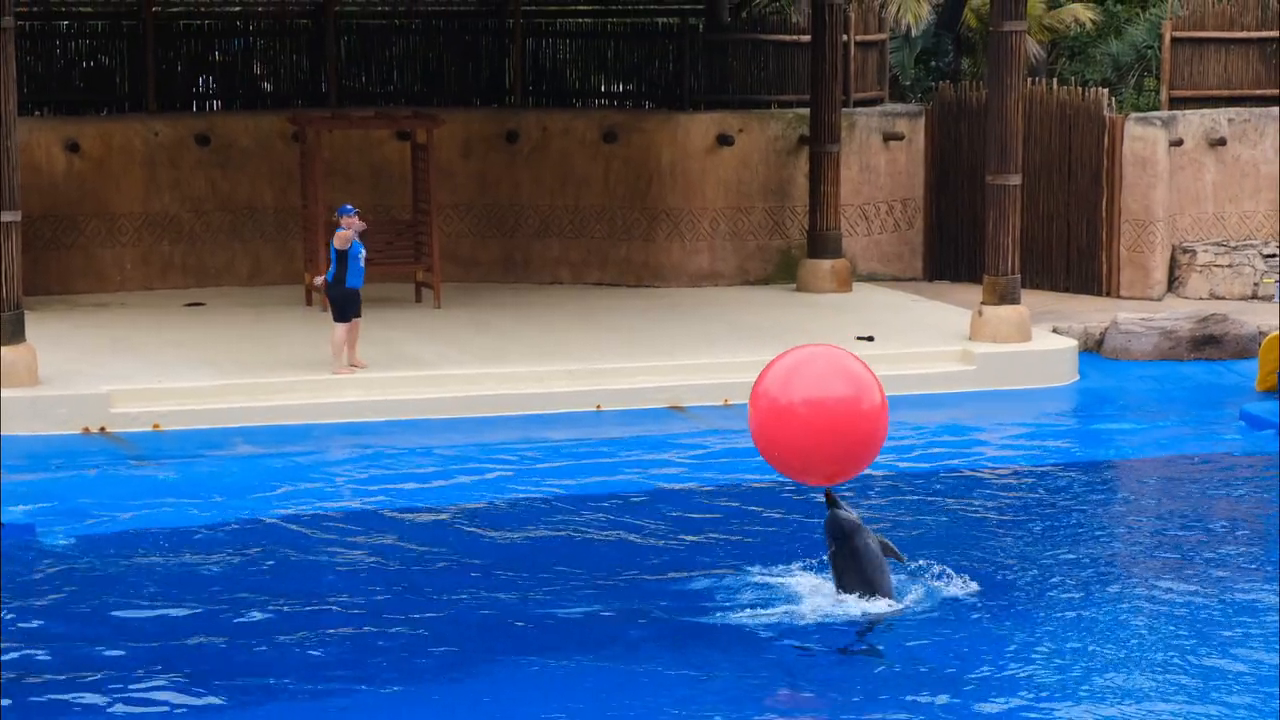
#> input picture frame 33 of data/ball_red2.mp4, 1280 x 720 px
$ python 1_object_detection_red_v2.py
#> lines starting #> are read from the running program, lines starting #| are printed output that depends on the picture; after the words box and inside, x2 and y2 are one past the last pixel; in counts of white or black regions, pixels touching at a corner belong together
import cv2

cap = cv2.VideoCapture('data/ball_red2.mp4')

while True:
    success, img = cap.read()
#> img is the input picture: shape (720, 1280, 3); mean B, G, R 128.8, 91.7, 69.6

    if not success:
        # 동영상 끝에 도달했을 경우 처음으로 되돌림
        cap.set(cv2.CAP_PROP_POS_FRAMES, 0)
        continue

    # HSV 변환: RGB는 빛의 변화에 민감하기 때문에 HSV(Hue, Saturation, Value)로 변환
    hsv = cv2.cvtColor(img, cv2.COLOR_BGR2HSV)
#> hsv: shape (720, 1280, 3); mean H, S, V 64.2, 148.2, 146.8

    # 2. 마스크 생성
    lower_color = (171,93,136)
    upper_color = (179,255,255)
    mask = cv2.inRange(hsv, lower_color, upper_color)
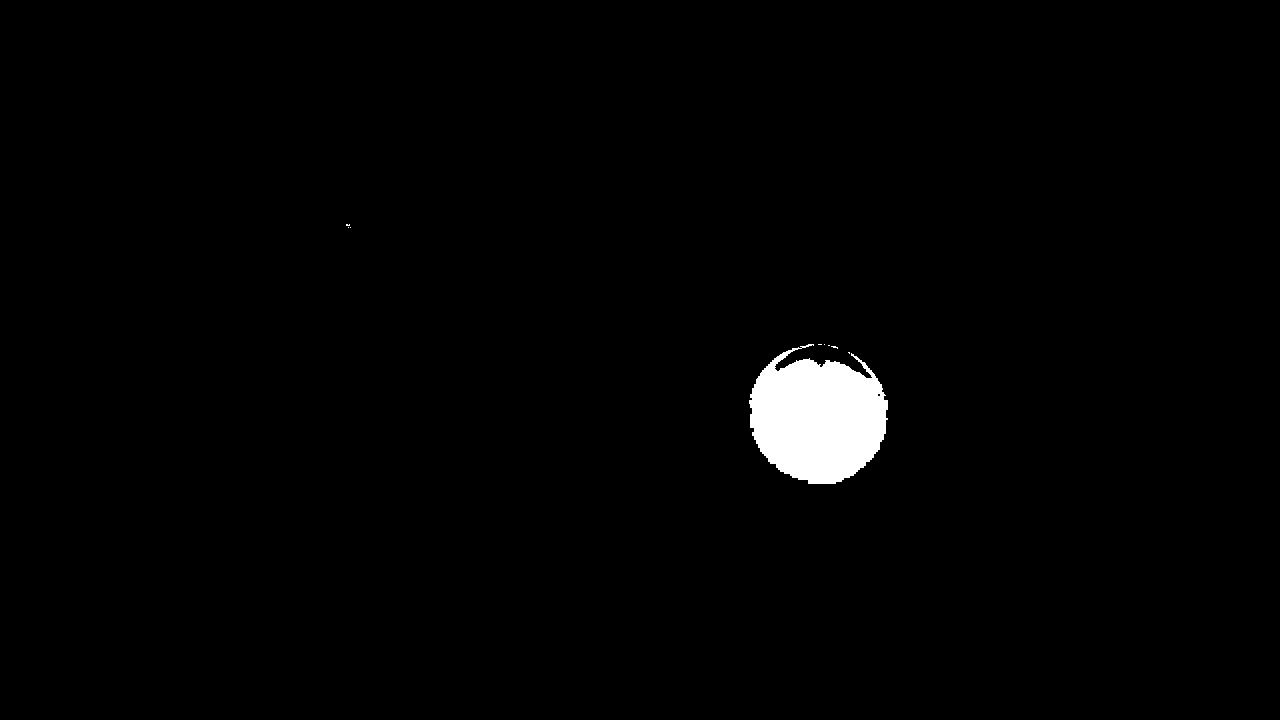
#> mask: shape (720, 1280); 1.5% white; 9 white regions (8 under 20 px)

    # 3. 컨투어 검출
    contours, _ = cv2.findContours(mask, cv2.RETR_EXTERNAL, cv2.CHAIN_APPROX_SIMPLE)
#> contours = 9 contours, 8 with area under 20; largest, box (x1, y1, x2, y2) and area: (749, 344, 888, 484) 13584

    max_area = 0
    M = {}
    max_i = {}
    for i in contours:
        area = cv2.contourArea(i)
        if area > max_area:
            max_area = area
            M = cv2.moments(i)
            max_i = i
#> this loop made 9 passes
#> (area, max_area) on pass 6: (13583.5, 13583.5)
#> after the loop, M = moments, m00 13583.5, centre m10/m00, m01/m00 = (817.5, 418.4); max_area = 13583.5; max_i = contour of 363 points, box (x1, y1, x2, y2) (749, 344, 888, 484), area 13584

    # 4. 무게 중심 계산
    cx = int(M['m10']/M['m00'])
#> cx = 817
    cy = int(M['m01']/M['m00'])
#> cy = 418
    cv2.circle(img, (cx,cy), 10, (255,0,0), -1)
#> img: shape (720, 1280, 3); 0.03% of pixels changed, all inside (x1, y1, x2, y2) = (807, 408, 828, 429)

    # 반지름 계산
    (x,y), radius = cv2.minEnclosingCircle(max_i)
#> x = 817.4; y = 414.2; radius = 71.05
    radius = int(radius)
#> radius = 71

    # 원 둘레 그리기
    cv2.circle(img, (cx,cy), radius, (0,255,0), 3)
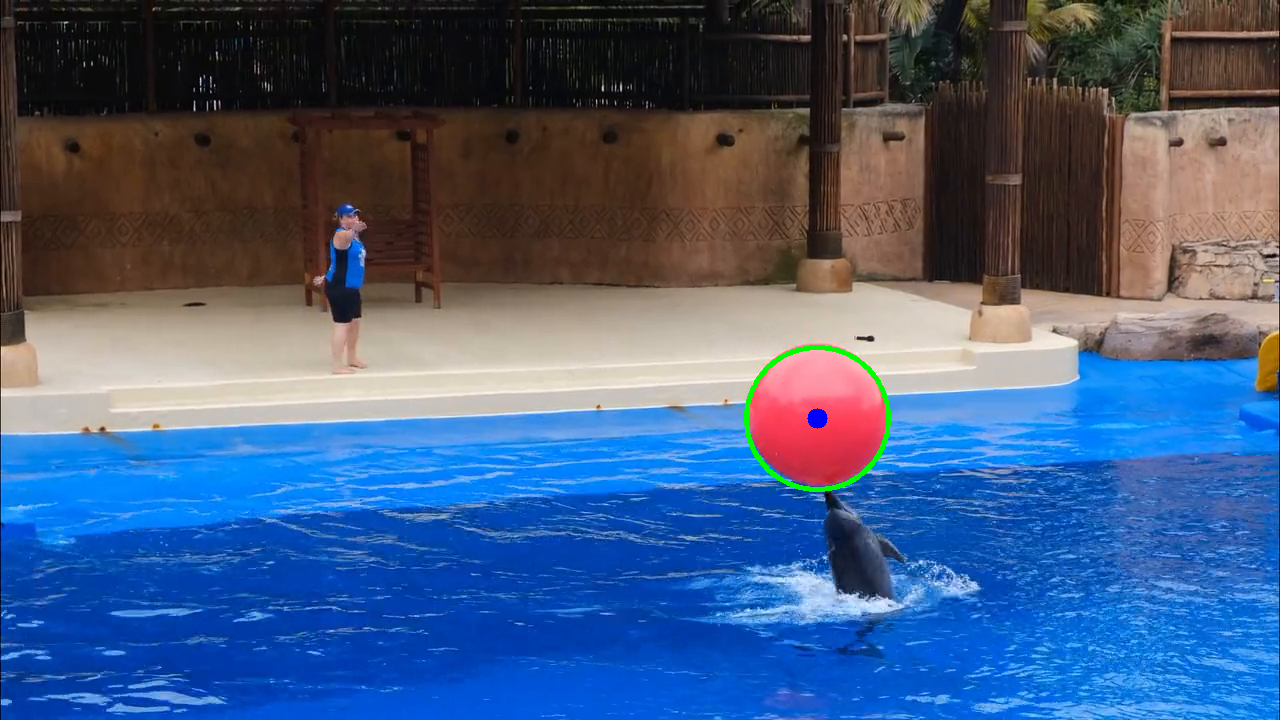
#> img: shape (720, 1280, 3); mean B, G, R 128.4, 92, 69.1

    cv2.imshow("window", img)

    if cv2.waitKey(25) & 0xFF == ord('q'):
#> (key q is pressed here)
        break

cap.release()
cv2.destroyAllWindows()

$ run again, starting later in the video
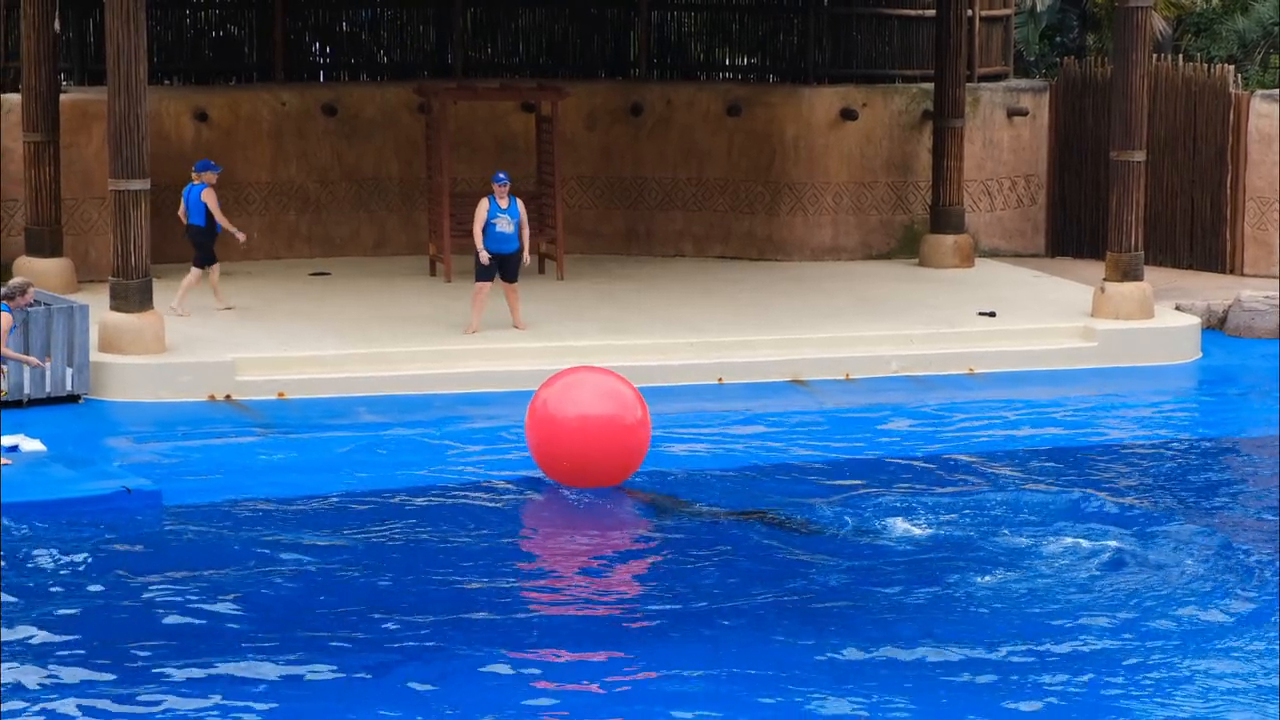
#> input picture frame 148 of data/ball_red2.mp4, 1280 x 720 px
#> img is the input picture: shape (720, 1280, 3); mean B, G, R 134, 92.9, 68.2
#> hsv: shape (720, 1280, 3); mean H, S, V 65.9, 152.9, 150.8
#> `mask = cv2.inRange(hsv, lower_color, upper_color)`:
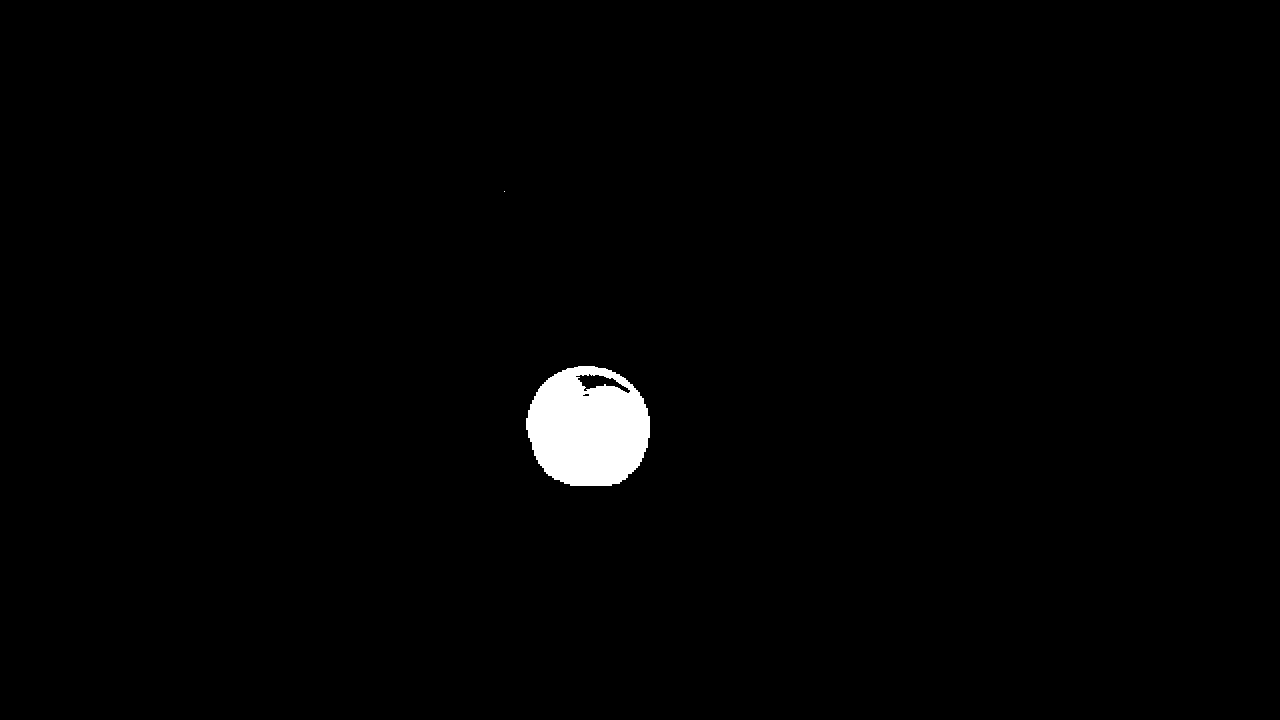
#> mask: shape (720, 1280); 1.2% white; 2 white regions (1 under 20 px)
#> contours = 2 contours, 1 with area under 20; largest, box (x1, y1, x2, y2) and area: (526, 366, 650, 486) 11698
#> the loop `for i in contours:` made 2 passes
#> (area, max_area) on pass 1: (11697.5, 11697.5)
#> after the loop `for i in contours:`: M = moments, m00 11697.5, centre m10/m00, m01/m00 = (588.1, 426.6); max_area = 11697.5; max_i = contour of 200 points, box (x1, y1, x2, y2) (526, 366, 650, 486), area 11698
#> cx = 588
#> cy = 426
#> `(x,y), radius = cv2.minEnclosingCircle(max_i)`: x = 587.4; y = 427.8; radius = 63.55
#> `radius = int(radius)`: radius = 63
#> `cv2.circle(img, (cx,cy), radius, (0,255,0), 3)`:
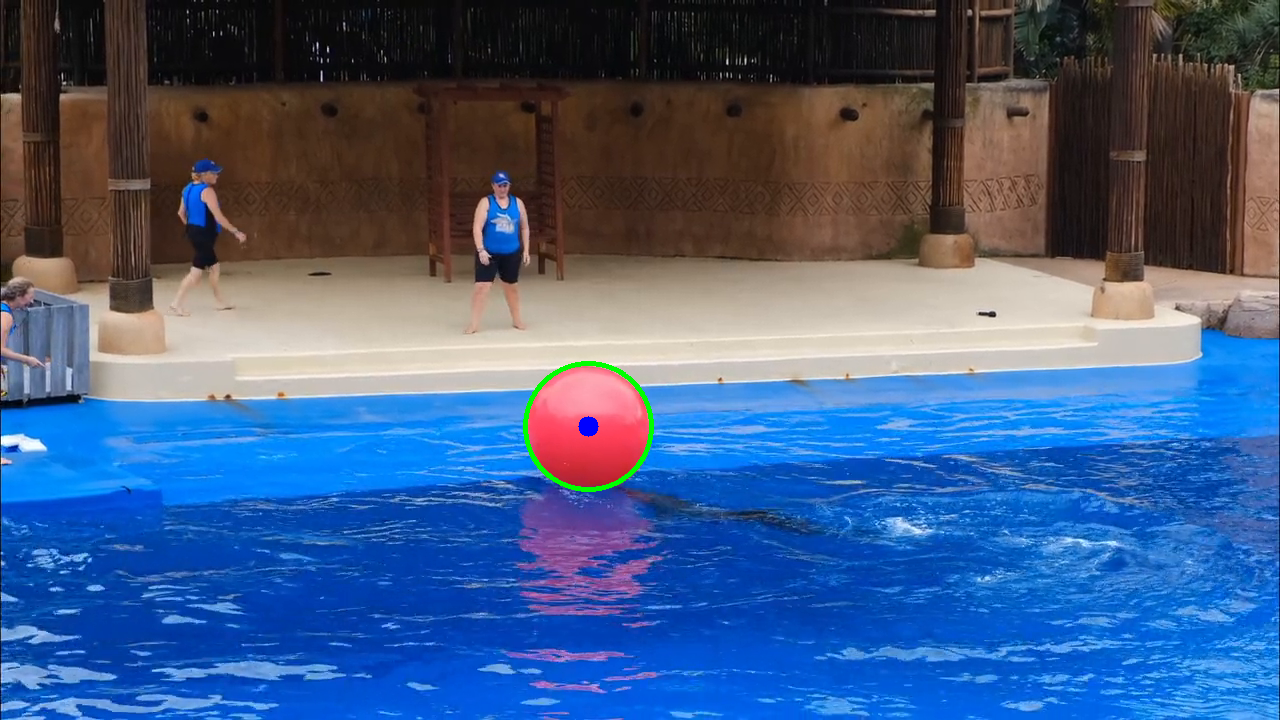
#> img: shape (720, 1280, 3); mean B, G, R 133.7, 93.2, 67.7

$ run again, starting later in the video
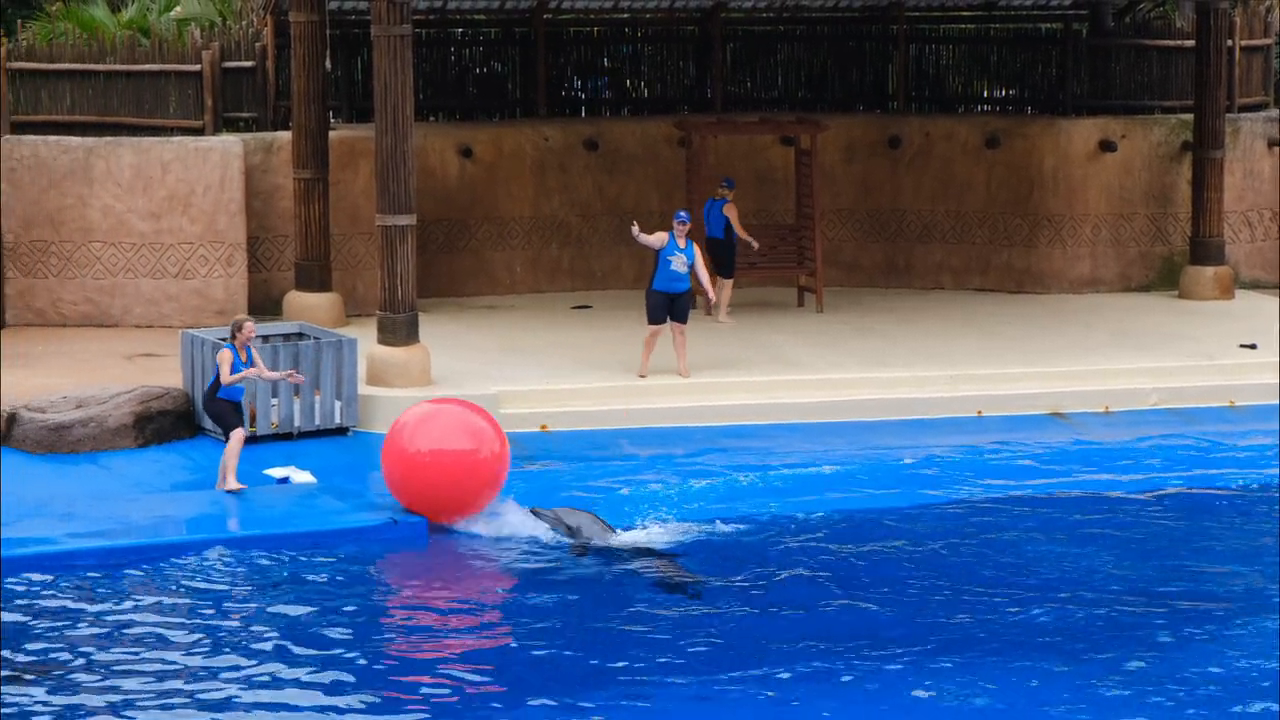
#> input picture frame 264 of data/ball_red2.mp4, 1280 x 720 px
#> img is the input picture: shape (720, 1280, 3); mean B, G, R 125.3, 92.3, 75
#> hsv: shape (720, 1280, 3); mean H, S, V 64, 141.8, 144.5
#> `mask = cv2.inRange(hsv, lower_color, upper_color)`:
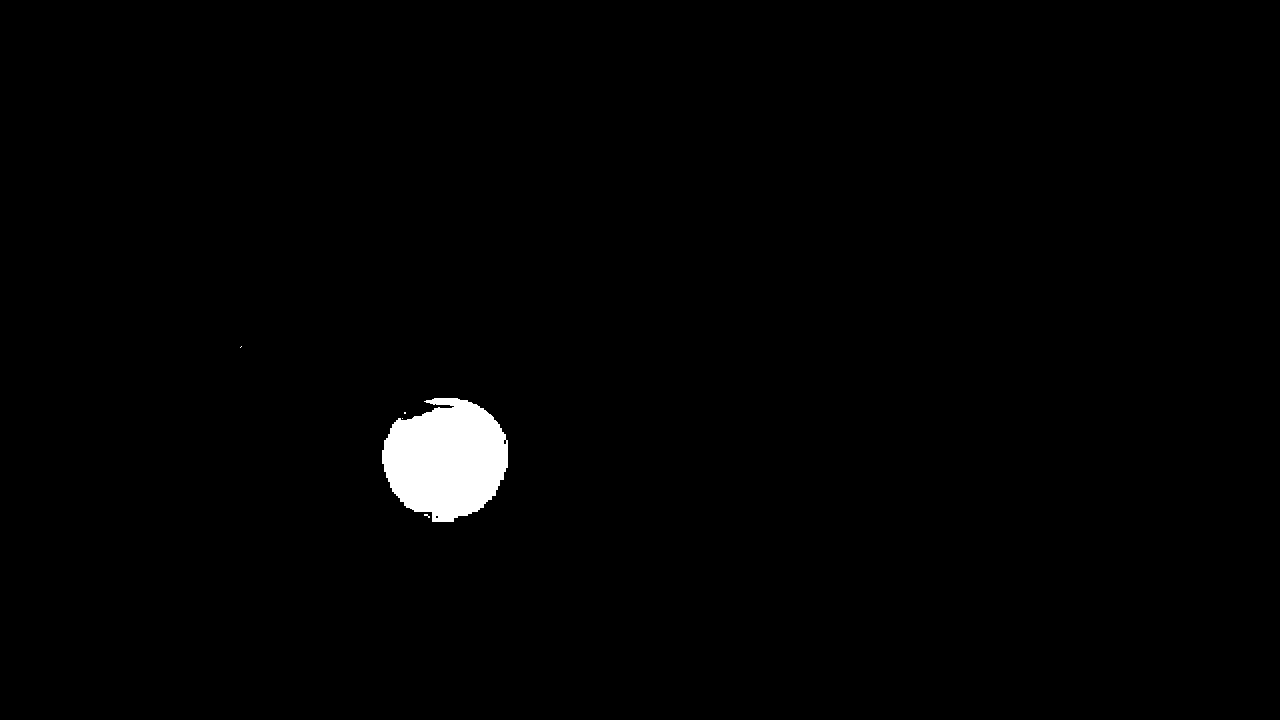
#> mask: shape (720, 1280); 1.3% white; 5 white regions (4 under 20 px)
#> contours = 5 contours, 4 with area under 20; largest, box (x1, y1, x2, y2) and area: (382, 398, 508, 522) 11371
#> the loop `for i in contours:` made 5 passes
#> (area, max_area) on pass 4: (11371, 11371)
#> after the loop `for i in contours:`: M = moments, m00 11371, centre m10/m00, m01/m00 = (445.9, 459.3); max_area = 11371; max_i = contour of 202 points, box (x1, y1, x2, y2) (382, 398, 508, 522), area 11371
#> cx = 445
#> cy = 459
#> `(x,y), radius = cv2.minEnclosingCircle(max_i)`: x = 445.6; y = 458.2; radius = 64.2
#> `radius = int(radius)`: radius = 64
#> `cv2.circle(img, (cx,cy), radius, (0,255,0), 3)`:
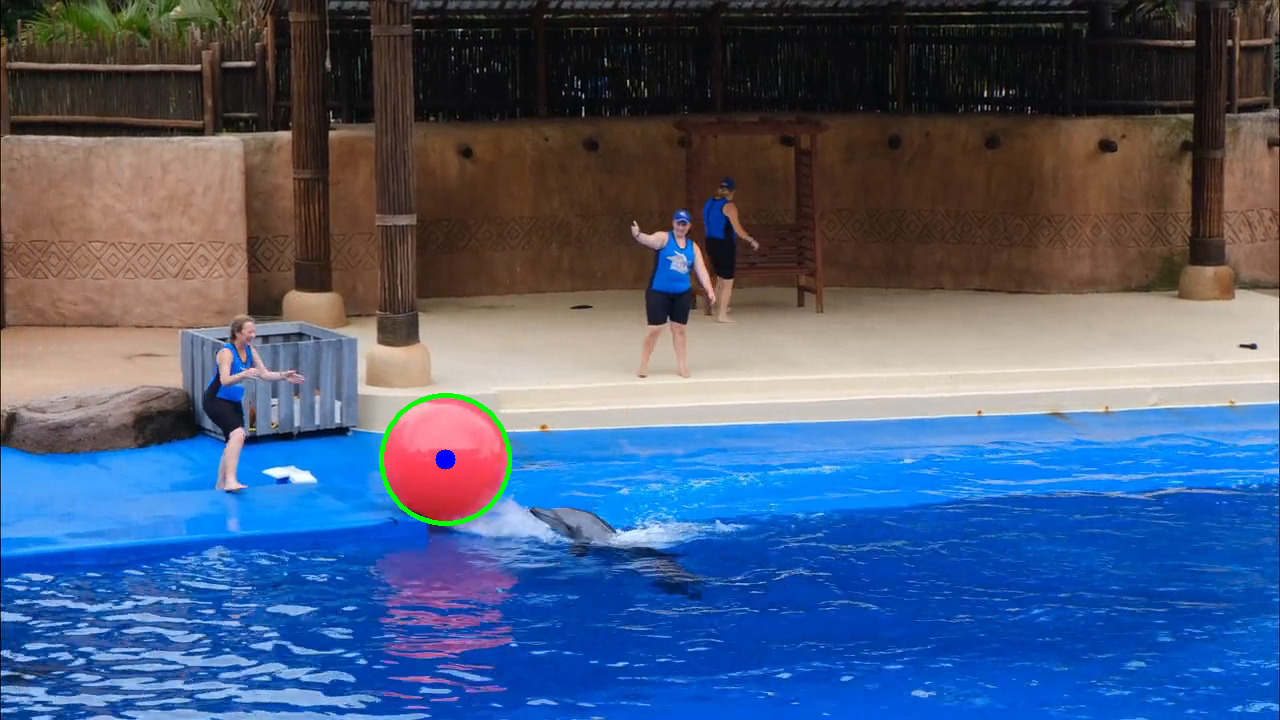
#> img: shape (720, 1280, 3); mean B, G, R 124.9, 92.5, 74.6
